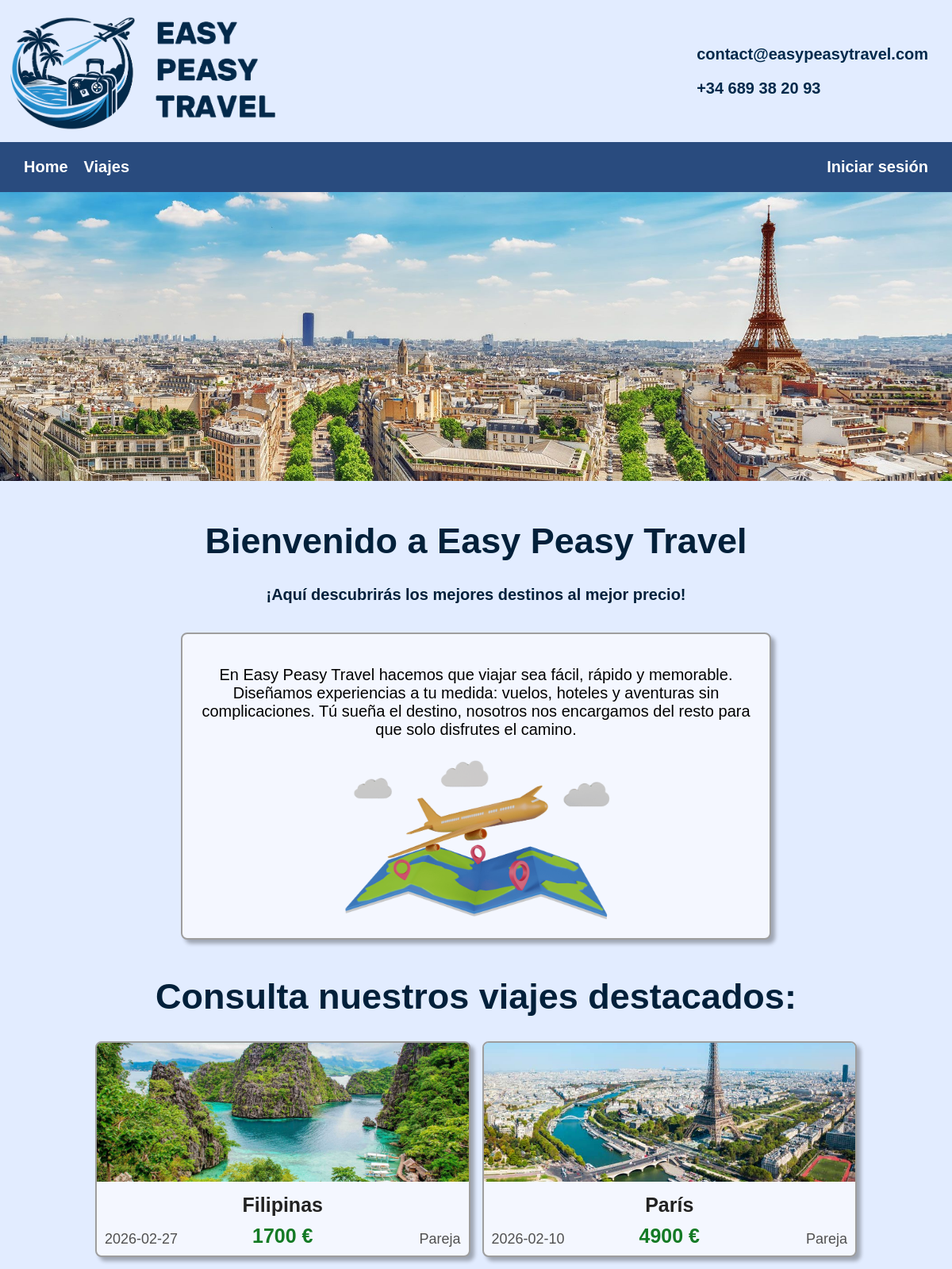
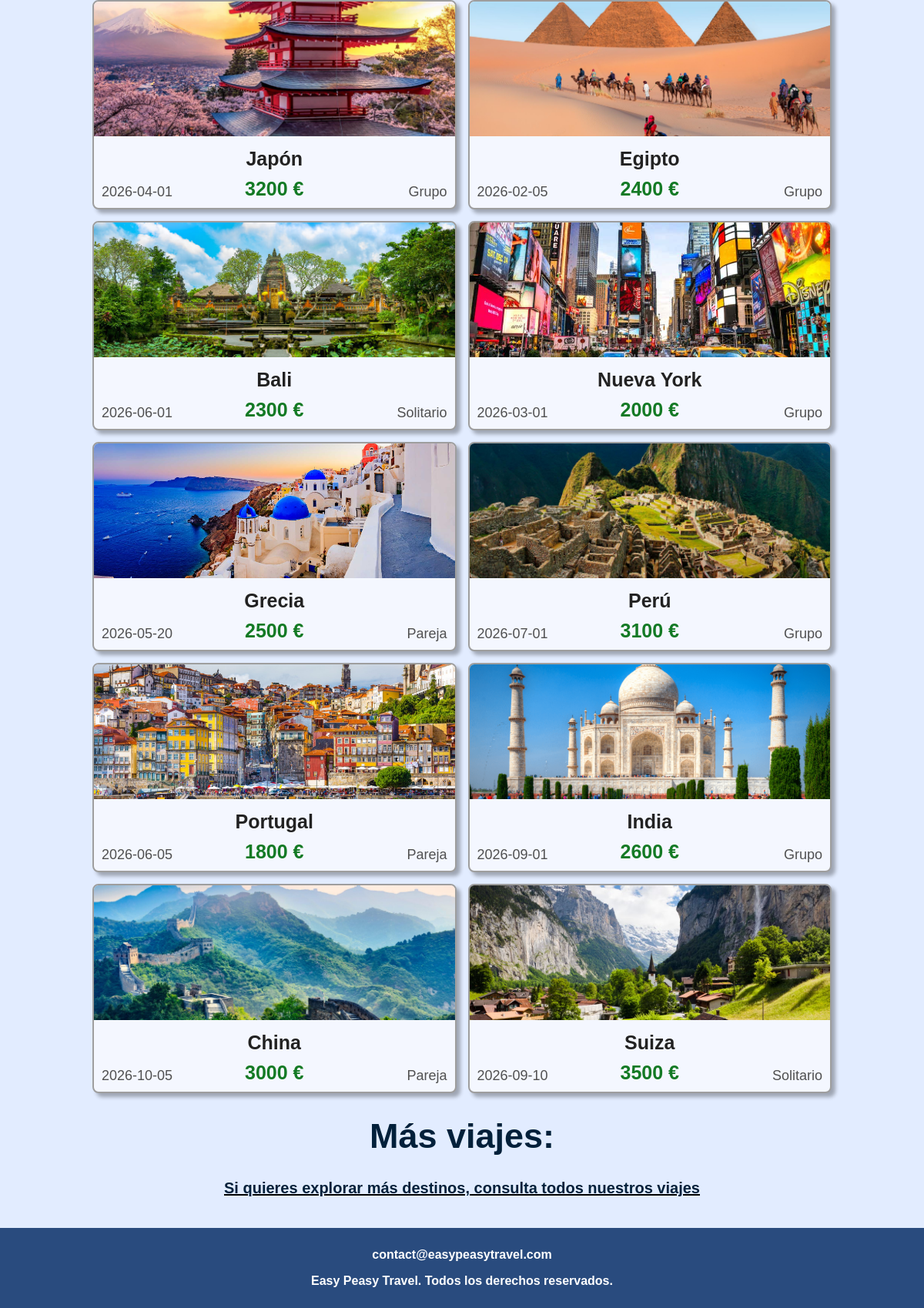
The app's page /app/public/index.php with its own data (2 pictures, top to bottom).
### tables this page shows
CREATE TABLE IF NOT EXISTS `viajes` (
  `id` int(11) NOT NULL,
  `titulo` varchar(50) NOT NULL,
  `descripcion` text NOT NULL,
  `fecha_inicio` date NOT NULL,
  `fecha_fin` date NOT NULL,
  `precio` float NOT NULL,
  `destacado` tinyint(1) NOT NULL,
  `tipo` varchar(50) NOT NULL,
  `plazas` int(11) NOT NULL,
  `url_imagen` text NOT NULL,
  PRIMARY KEY (`id`)
);

### app/public/index.php (the view, shortened to what this page needs)
<!DOCTYPE html>
<html lang="es">
<head>
  <link rel="stylesheet" href="../assets/css/global.css">
  <link rel="stylesheet" href="../assets/css/cabecera.css">
  <link rel="stylesheet" href="../assets/css/index.css">
  <link rel="stylesheet" href="../assets/css/footer.css">
</head>
<body>
  <header>
    <?php include("../vistas/cabezera.php"); ?>
  </header>
  <img style="display:flex; width: 100%; height: fit-content;" src="../assets/imagenes-pagina/index_background_4.jpg"
    alt="background">
  <main style="padding: 20px;">
    <h1>Bienvenido a Easy Peasy Travel</h1>
    <p class="blue-color">¡Aquí descubrirás los mejores destinos al mejor precio!</p>
    <section class="intro-section">
      <div class="intro-div">
        <p style='text-align: center; font-size: 20px;'>
          En Easy Peasy Travel hacemos que viajar sea fácil, rápido y memorable. Diseñamos experiencias a tu medida:
          vuelos, hoteles y aventuras sin complicaciones. Tú sueña el destino, nosotros nos encargamos del resto para
          que solo disfrutes el camino.
        </p>
        <img src='../assets/imagenes-pagina/travel.png' alt='destino'>
      </div>
    </section>
    <h1>Consulta nuestros viajes destacados:</h1>
    <section class=" grid">
      <?php
      include("../vistas/conexion_bd.php");
      $sql = "SELECT * FROM viajes WHERE destacado = 1";
      $result = $conn->query($sql);
      if ($result->num_rows > 0) {
        while ($row = $result->fetch_assoc()) {
          ?>
          <a href='detalles.php?id= <?php echo $row["id"] ?> '>
            <div class='card'>
              <img src='../assets/imagenes-viajes/<?php echo $row['url_imagen'] ?> ' alt='destino'>
              <p class="card-titulo">
                <?php echo $row['titulo'] ?>
              </p>
              <div style="display: flex; padding: 0px 10px;">
                <p class="card-info" style="text-align:left;">
                  <?php echo $row['fecha_inicio'] ?>
                </p>
                <p class="card-precio" style="text-align:center;">
                  <?php echo $row['precio'] . " €" ?>
                </p>
                <p class="card-info" style="text-align:right;">
                  <?php echo $row['tipo'] ?>
                </p>
              </div>
            </div>
          </a>
          <?php
        }
      }
      ?>
    </section>
    <h1>Más viajes:</h1>
    <a style="text-decoration: underline" href="todos-viajes.php">
      <p class="blue-color">Si quieres explorar más destinos, consulta todos nuestros viajes</p>
    </a>
  </main>
  <?php include("../vistas/footer.php"); ?>
</body>
</html>

### app/assets/css/global.css (style rules this page uses)
html, body { height: 100%; margin: 0; }
a { text-decoration: none; color: inherit; }
body { display: flex; flex-direction: column; font-family: Arial, Helvetica, sans-serif; background-color: #e2ecff; }
h1 { text-align: center; font-size: 45px; color: #02203a; font-weight: bold; }
.blue-color { text-align: center; font-size: 20px; color: #02203a; font-weight: bold; }
main { flex: 1; }

### app/assets/css/index.css (style rules this page uses)
.intro-div { border: 2px solid #9e9e9e; border-radius: 8px; padding: 20px; background: #f4f7ff; object-fit: cover; max-width: 700px; justify-content: center; align-items: center; box-shadow: 5px 5px 5px rgba(0, 0, 0, 0.3); }
.intro-section { padding: 16px; display: flex; justify-content: center; align-items: center; }
.intro-div img { object-fit: cover; max-width: 50%; display: block; margin: 0 auto; }
.grid { display: grid; grid-template-columns: repeat(auto-fill, minmax(350px, 1fr)); gap: 15px; padding: 0px 100px; }
.card { border: 2px solid #9e9e9e; border-radius: 8px; background: #f4f7ff; max-height: 350px; overflow: hidden; display: flex; flex-direction: column; box-shadow: 5px 5px 5px rgba(0, 0, 0, 0.3); }
.card img { width: 100%; height: 175px; object-fit: cover; display: block; }
.card-titulo { margin: 15px 0px 5px; color: #222222; font-size: 25px; font-weight: bold; text-align: center; }
.card-info { flex: 1; font-size: 18px; color: #505050; margin: 5px 0 10px; margin-top: auto; }
.card-precio { flex: 1; font-size: 25px; color: #147a25; margin: 5px 0 10px; font-weight: bold; }

### records on screen
viajes: url_imagen (picture), titulo "Filipinas", fecha_inicio "2026-02-27", precio "1700", tipo "Pareja"
viajes: url_imagen (picture), titulo "París", fecha_inicio "2026-02-10", precio "4900", tipo "Pareja"
viajes: url_imagen (picture), titulo "Japón", fecha_inicio "2026-04-01", precio "3200", tipo "Grupo"
viajes: url_imagen (picture), titulo "Egipto", fecha_inicio "2026-02-05", precio "2400", tipo "Grupo"
viajes: url_imagen (picture), titulo "Bali", fecha_inicio "2026-06-01", precio "2300", tipo "Solitario"
viajes: url_imagen (picture), titulo "Nueva York", fecha_inicio "2026-03-01", precio "2000", tipo "Grupo"
viajes: url_imagen (picture), titulo "Grecia", fecha_inicio "2026-05-20", precio "2500", tipo "Pareja"
viajes: url_imagen (picture), titulo "Perú", fecha_inicio "2026-07-01", precio "3100", tipo "Grupo"
viajes: url_imagen (picture), titulo "Portugal", fecha_inicio "2026-06-05", precio "1800", tipo "Pareja"
viajes: url_imagen (picture), titulo "India", fecha_inicio "2026-09-01", precio "2600", tipo "Grupo"
viajes: url_imagen (picture), titulo "China", fecha_inicio "2026-10-05", precio "3000", tipo "Pareja"
viajes: url_imagen (picture), titulo "Suiza", fecha_inicio "2026-09-10", precio "3500", tipo "Solitario"
